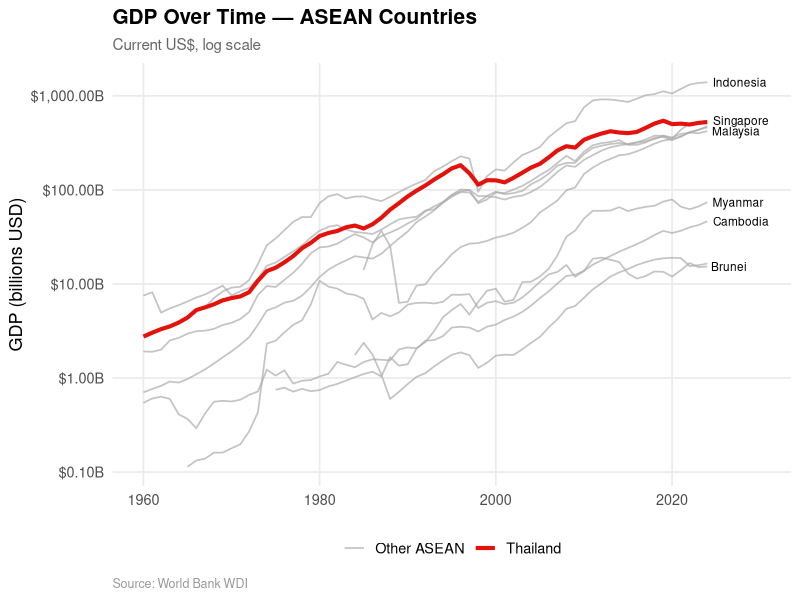
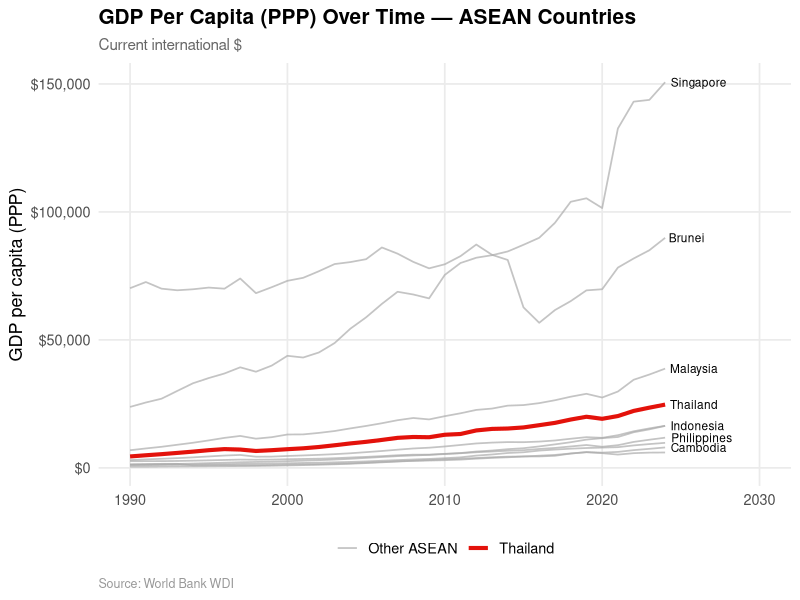
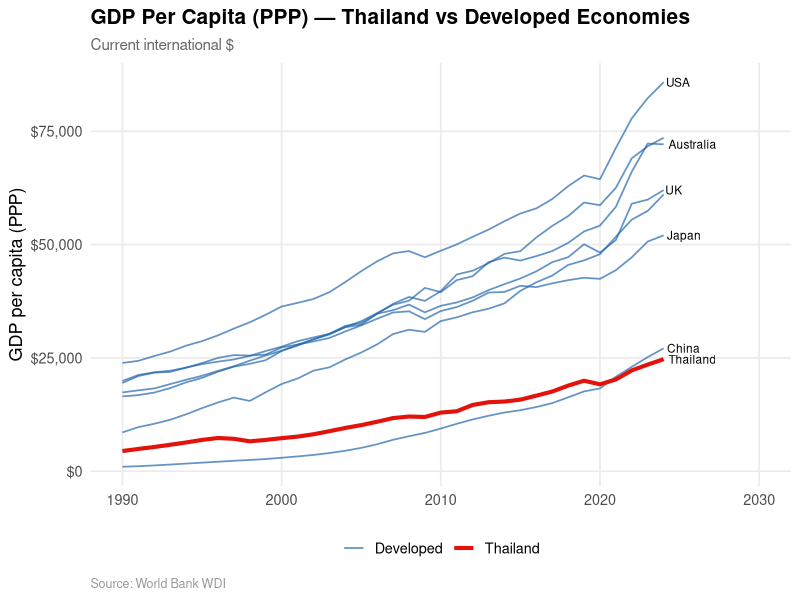
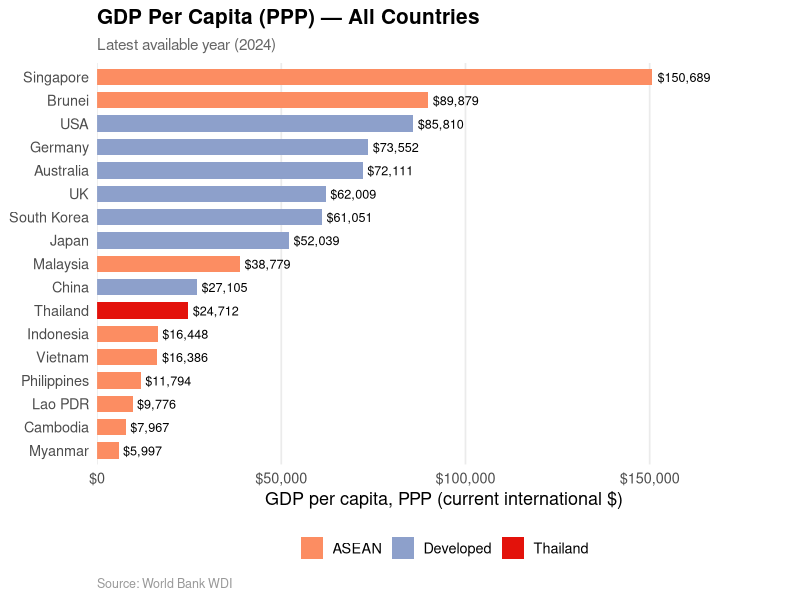
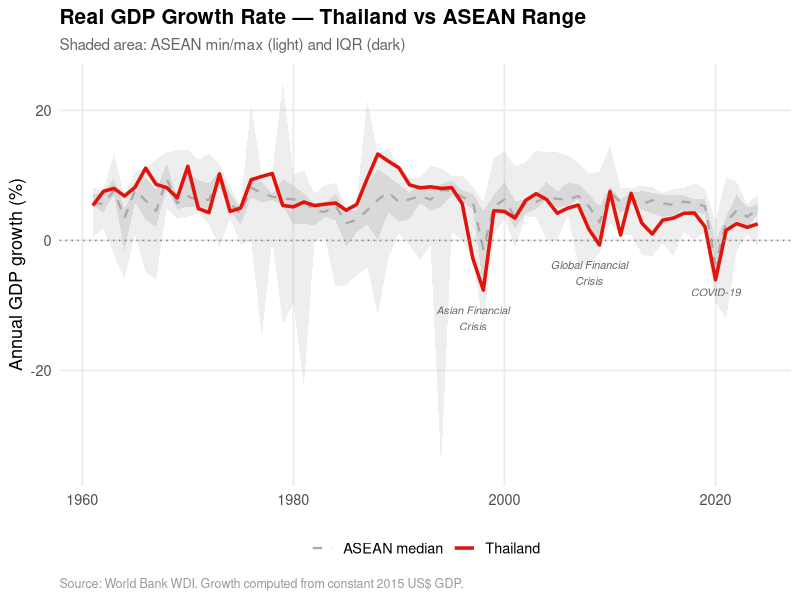
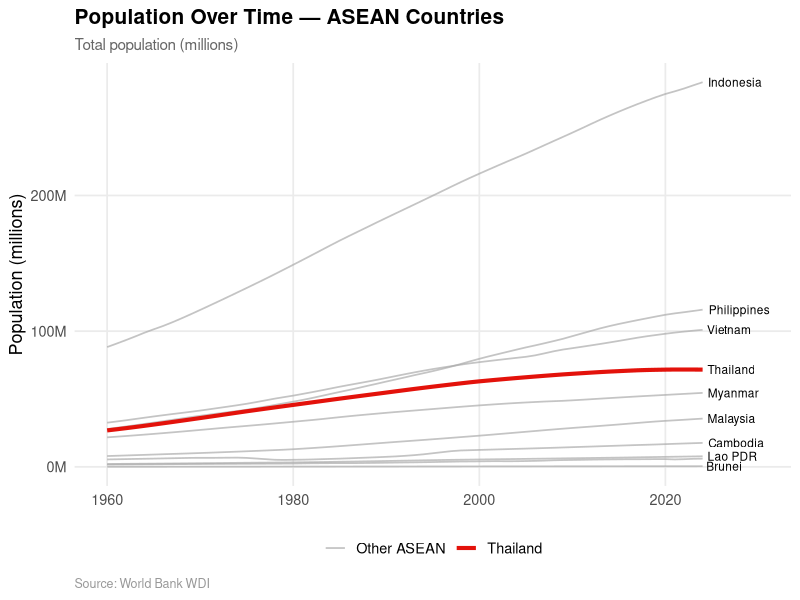
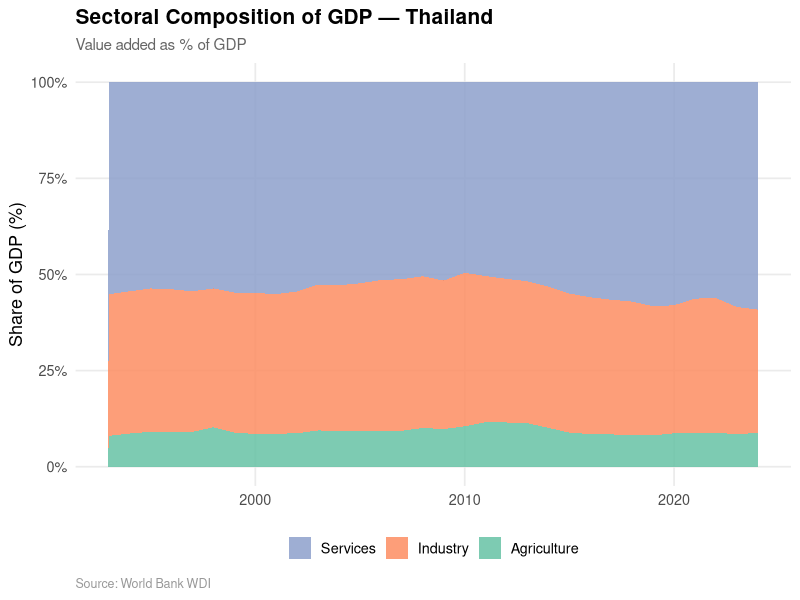
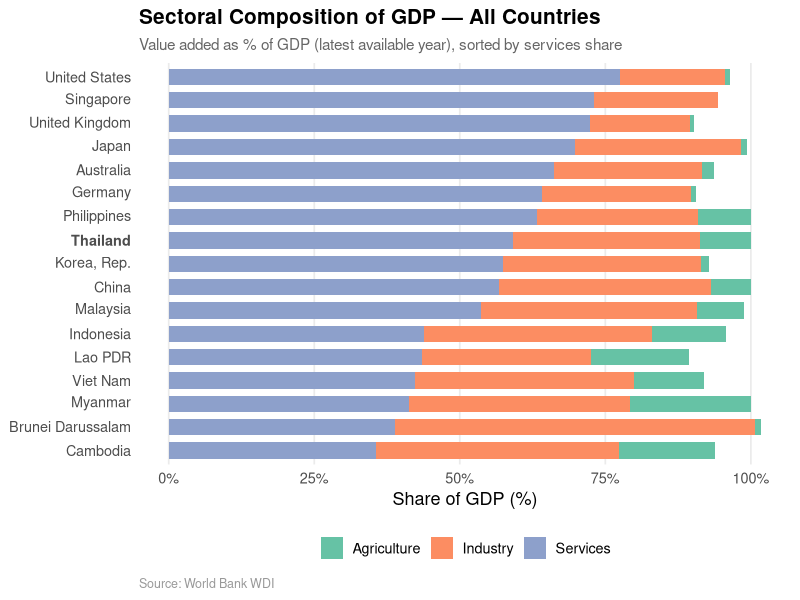

These charts were generated, in order, by the following R code:
###############################################################################
# 02_descriptive_plots.R
# Descriptive plots comparing Thailand to ASEAN peers and developed economies
#
# Reads: data/wb_full_panel.csv, data/wb_sectoral.csv
# Outputs: 8 PNG files in plots/
###############################################################################

# --- 1. Setup ----------------------------------------------------------------

required_packages <- c("tidyverse", "scales")
for (pkg in required_packages) {
  if (!requireNamespace(pkg, quietly = TRUE)) {
    install.packages(pkg, repos = "https://cloud.r-project.org")
  }
}

library(tidyverse)
library(scales)

# --- 2. Load data -------------------------------------------------------------

panel    <- read_csv("data/wb_full_panel.csv", show_col_types = FALSE)
sectoral <- read_csv("data/wb_sectoral.csv", show_col_types = FALSE)

asean <- panel %>% filter(country_group == "ASEAN")
developed <- panel %>% filter(country_group == "Developed")
thailand <- panel %>% filter(iso3c == "THA")

# --- 3. Theme and constants ---------------------------------------------------

thai_red   <- "#E3120B"
grey_other <- "#AAAAAA"
blue_dev   <- "#2166AC"

theme_thai <- theme_minimal(base_size = 13) +
  theme(
    plot.title    = element_text(face = "bold", size = 15),
    plot.subtitle = element_text(color = "grey40", size = 11),
    plot.caption  = element_text(color = "grey60", size = 9, hjust = 0),
    legend.position = "bottom",
    panel.grid.minor = element_blank()
  )

save_plot <- function(p, filename, w = 10, h = 7) {
  ggsave(filename, plot = p, width = w, height = h, dpi = 300, bg = "white")
  cat("  Saved:", filename, "\n")
}

# Short country labels for direct labeling
short_names <- c(
  "THA" = "Thailand", "MYS" = "Malaysia", "IDN" = "Indonesia",
  "PHL" = "Philippines", "VNM" = "Vietnam", "SGP" = "Singapore",
  "KHM" = "Cambodia", "LAO" = "Lao PDR", "MMR" = "Myanmar",
  "BRN" = "Brunei", "USA" = "USA", "JPN" = "Japan",
  "DEU" = "Germany", "GBR" = "UK", "KOR" = "South Korea",
  "AUS" = "Australia", "CHN" = "China"
)

panel    <- panel %>% mutate(short_name = short_names[iso3c])
asean    <- asean %>% mutate(short_name = short_names[iso3c])
developed <- developed %>% mutate(short_name = short_names[iso3c])
thailand <- thailand %>% mutate(short_name = "Thailand")

cat("Generating plots...\n")

# =============================================================================
# PLOT 1: GDP over time — ASEAN countries (log scale)
# =============================================================================

p1_data <- asean %>%
  filter(!is.na(gdp_current_usd)) %>%
  mutate(gdp_billions = gdp_current_usd / 1e9)

# Endpoint labels
p1_labels <- p1_data %>%
  group_by(iso3c) %>%
  slice_max(year, n = 1) %>%
  ungroup()

p1 <- ggplot(p1_data, aes(x = year, y = gdp_billions, group = iso3c)) +
  geom_line(data = p1_data %>% filter(iso3c != "THA"),
            aes(color = "Other ASEAN"), linewidth = 0.6, alpha = 0.7) +
  geom_line(data = p1_data %>% filter(iso3c == "THA"),
            aes(color = "Thailand"), linewidth = 1.4) +
  geom_text(data = p1_labels, aes(label = short_name),
            hjust = -0.1, size = 3, check_overlap = TRUE) +
  scale_y_log10(labels = label_dollar(suffix = "B"),
                breaks = c(0.1, 1, 10, 100, 1000)) +
  scale_color_manual(values = c("Thailand" = thai_red, "Other ASEAN" = grey_other),
                     name = NULL) +
  coord_cartesian(xlim = c(1960, 2030)) +
  labs(
    title    = "GDP Over Time — ASEAN Countries",
    subtitle = "Current US$, log scale",
    x = NULL, y = "GDP (billions USD)",
    caption  = "Source: World Bank WDI"
  ) +
  theme_thai

save_plot(p1, "plots/01_gdp_asean.png")

# =============================================================================
# PLOT 2: GDP per capita (PPP) over time — ASEAN
# =============================================================================

p2_data <- asean %>%
  filter(!is.na(gdp_pc_ppp_current))

p2_labels <- p2_data %>%
  group_by(iso3c) %>%
  slice_max(year, n = 1) %>%
  ungroup()

p2 <- ggplot(p2_data, aes(x = year, y = gdp_pc_ppp_current, group = iso3c)) +
  geom_line(data = p2_data %>% filter(iso3c != "THA"),
            aes(color = "Other ASEAN"), linewidth = 0.6, alpha = 0.7) +
  geom_line(data = p2_data %>% filter(iso3c == "THA"),
            aes(color = "Thailand"), linewidth = 1.4) +
  geom_text(data = p2_labels, aes(label = short_name),
            hjust = -0.1, size = 3, check_overlap = TRUE) +
  scale_y_continuous(labels = label_dollar()) +
  scale_color_manual(values = c("Thailand" = thai_red, "Other ASEAN" = grey_other),
                     name = NULL) +
  coord_cartesian(xlim = c(1990, 2030)) +
  labs(
    title    = "GDP Per Capita (PPP) Over Time — ASEAN Countries",
    subtitle = "Current international $",
    x = NULL, y = "GDP per capita (PPP)",
    caption  = "Source: World Bank WDI"
  ) +
  theme_thai

save_plot(p2, "plots/02_gdp_pc_ppp_asean.png")

# =============================================================================
# PLOT 3: GDP per capita (PPP) — Thailand vs developed economies
# =============================================================================

p3_data <- bind_rows(thailand, developed) %>%
  filter(!is.na(gdp_pc_ppp_current))

p3_labels <- p3_data %>%
  group_by(iso3c) %>%
  slice_max(year, n = 1) %>%
  ungroup()

p3 <- ggplot(p3_data, aes(x = year, y = gdp_pc_ppp_current, group = iso3c)) +
  geom_line(data = p3_data %>% filter(iso3c != "THA"),
            aes(color = "Developed"), linewidth = 0.6, alpha = 0.7) +
  geom_line(data = p3_data %>% filter(iso3c == "THA"),
            aes(color = "Thailand"), linewidth = 1.4) +
  geom_text(data = p3_labels, aes(label = short_name),
            hjust = -0.1, size = 3, check_overlap = TRUE) +
  scale_y_continuous(labels = label_dollar()) +
  scale_color_manual(values = c("Thailand" = thai_red, "Developed" = blue_dev),
                     name = NULL) +
  coord_cartesian(xlim = c(1990, 2030)) +
  labs(
    title    = "GDP Per Capita (PPP) — Thailand vs Developed Economies",
    subtitle = "Current international $",
    x = NULL, y = "GDP per capita (PPP)",
    caption  = "Source: World Bank WDI"
  ) +
  theme_thai

save_plot(p3, "plots/03_gdp_pc_ppp_developed.png")

# =============================================================================
# PLOT 4: GDP per capita (PPP) — latest year bar chart, all countries
# =============================================================================

p4_data <- panel %>%
  filter(!is.na(gdp_pc_ppp_current)) %>%
  group_by(iso3c) %>%
  slice_max(year, n = 1) %>%
  ungroup() %>%
  mutate(
    bar_fill = case_when(
      iso3c == "THA" ~ "Thailand",
      country_group == "ASEAN" ~ "ASEAN",
      TRUE ~ "Developed"
    ),
    short_name = fct_reorder(short_name, gdp_pc_ppp_current)
  )

p4 <- ggplot(p4_data, aes(x = short_name, y = gdp_pc_ppp_current, fill = bar_fill)) +
  geom_col(width = 0.7) +
  geom_text(aes(label = label_dollar()(round(gdp_pc_ppp_current))),
            hjust = -0.1, size = 3.2) +
  scale_fill_manual(
    values = c("Thailand" = thai_red, "ASEAN" = "#FC8D62", "Developed" = "#8DA0CB"),
    name = NULL
  ) +
  scale_y_continuous(labels = label_dollar(), expand = expansion(mult = c(0, 0.25))) +
  coord_flip() +
  labs(
    title    = "GDP Per Capita (PPP) — All Countries",
    subtitle = paste0("Latest available year (", p4_data$year[1], ")"),
    x = NULL, y = "GDP per capita, PPP (current international $)",
    caption  = "Source: World Bank WDI"
  ) +
  theme_thai +
  theme(panel.grid.major.y = element_blank())

save_plot(p4, "plots/04_gdp_pc_ppp_bar.png")

# =============================================================================
# PLOT 5: Real GDP growth rate — Thailand vs ASEAN range
# =============================================================================

asean_growth_band <- asean %>%
  filter(!is.na(gdp_growth_annual)) %>%
  group_by(year) %>%
  summarise(
    median_growth = median(gdp_growth_annual, na.rm = TRUE),
    q25 = quantile(gdp_growth_annual, 0.25, na.rm = TRUE),
    q75 = quantile(gdp_growth_annual, 0.75, na.rm = TRUE),
    min_growth = min(gdp_growth_annual, na.rm = TRUE),
    max_growth = max(gdp_growth_annual, na.rm = TRUE),
    .groups = "drop"
  )

tha_growth <- thailand %>% filter(!is.na(gdp_growth_annual))

# Key crisis years
crises <- tibble(
  year  = c(1997, 2008, 2020),
  label = c("Asian Financial\nCrisis", "Global Financial\nCrisis", "COVID-19"),
  y     = c(-12, -5, -8)
)

p5 <- ggplot() +
  geom_ribbon(data = asean_growth_band,
              aes(x = year, ymin = min_growth, ymax = max_growth),
              fill = grey_other, alpha = 0.2) +
  geom_ribbon(data = asean_growth_band,
              aes(x = year, ymin = q25, ymax = q75),
              fill = grey_other, alpha = 0.3) +
  geom_line(data = asean_growth_band,
            aes(x = year, y = median_growth, linetype = "ASEAN median"),
            color = grey_other, linewidth = 0.8) +
  geom_line(data = tha_growth,
            aes(x = year, y = gdp_growth_annual, linetype = "Thailand"),
            color = thai_red, linewidth = 1.2) +
  geom_hline(yintercept = 0, linetype = "dotted", color = "grey50") +
  geom_text(data = crises, aes(x = year, y = y, label = label),
            size = 2.8, color = "grey40", fontface = "italic") +
  scale_linetype_manual(values = c("Thailand" = "solid", "ASEAN median" = "dashed"),
                        name = NULL) +
  labs(
    title    = "Real GDP Growth Rate — Thailand vs ASEAN Range",
    subtitle = "Shaded area: ASEAN min/max (light) and IQR (dark)",
    x = NULL, y = "Annual GDP growth (%)",
    caption  = "Source: World Bank WDI. Growth computed from constant 2015 US$ GDP."
  ) +
  theme_thai +
  guides(linetype = guide_legend(override.aes = list(
    color = c(grey_other, thai_red), linewidth = c(0.8, 1.2)
  )))

save_plot(p5, "plots/05_gdp_growth.png")

# =============================================================================
# PLOT 6: Population over time — ASEAN countries
# =============================================================================

p6_data <- asean %>%
  filter(!is.na(population)) %>%
  mutate(pop_millions = population / 1e6)

p6_labels <- p6_data %>%
  group_by(iso3c) %>%
  slice_max(year, n = 1) %>%
  ungroup()

p6 <- ggplot(p6_data, aes(x = year, y = pop_millions, group = iso3c)) +
  geom_line(data = p6_data %>% filter(iso3c != "THA"),
            aes(color = "Other ASEAN"), linewidth = 0.6, alpha = 0.7) +
  geom_line(data = p6_data %>% filter(iso3c == "THA"),
            aes(color = "Thailand"), linewidth = 1.4) +
  geom_text(data = p6_labels, aes(label = short_name),
            hjust = -0.1, size = 3, check_overlap = TRUE) +
  scale_y_continuous(labels = label_comma(suffix = "M")) +
  scale_color_manual(values = c("Thailand" = thai_red, "Other ASEAN" = grey_other),
                     name = NULL) +
  coord_cartesian(xlim = c(1960, 2030)) +
  labs(
    title    = "Population Over Time — ASEAN Countries",
    subtitle = "Total population (millions)",
    x = NULL, y = "Population (millions)",
    caption  = "Source: World Bank WDI"
  ) +
  theme_thai

save_plot(p6, "plots/06_population_asean.png")

# =============================================================================
# PLOT 7: Sectoral composition — Thailand over time (stacked area)
# =============================================================================

# Only keep years where all 3 main sectors have data (services starts ~1990)
tha_complete_years <- sectoral %>%
  filter(iso3c == "THA", sector != "Manufacturing") %>%
  group_by(year) %>%
  filter(all(!is.na(pct_of_gdp))) %>%
  ungroup()

p7_data <- tha_complete_years

# Order sectors logically
p7_data <- p7_data %>%
  mutate(sector = factor(sector, levels = c("Services", "Industry", "Agriculture")))

p7 <- ggplot(p7_data, aes(x = year, y = pct_of_gdp, fill = sector)) +
  geom_area(alpha = 0.85) +
  scale_fill_manual(
    values = c("Agriculture" = "#66C2A5", "Industry" = "#FC8D62", "Services" = "#8DA0CB"),
    name = NULL
  ) +
  scale_y_continuous(labels = label_percent(scale = 1)) +
  labs(
    title    = "Sectoral Composition of GDP — Thailand",
    subtitle = "Value added as % of GDP",
    x = NULL, y = "Share of GDP (%)",
    caption  = "Source: World Bank WDI"
  ) +
  theme_thai

save_plot(p7, "plots/07_sectoral_thailand.png")

# =============================================================================
# PLOT 8: Sectoral composition — cross-country comparison (latest year)
# =============================================================================

p8_data <- sectoral %>%
  filter(sector != "Manufacturing", !is.na(pct_of_gdp)) %>%
  group_by(iso3c, sector) %>%
  slice_max(year, n = 1) %>%
  ungroup()

# Sort countries by services share
services_order <- p8_data %>%
  filter(sector == "Services") %>%
  arrange(pct_of_gdp) %>%
  pull(country)

p8_data <- p8_data %>%
  mutate(
    country = factor(country, levels = services_order),
    sector  = factor(sector, levels = c("Agriculture", "Industry", "Services")),
    is_tha  = iso3c == "THA"
  )

p8 <- ggplot(p8_data, aes(x = country, y = pct_of_gdp, fill = sector)) +
  geom_col(width = 0.7) +
  # Bold label for Thailand
  scale_x_discrete(labels = function(x) ifelse(x == "Thailand",
    expression(bold("Thailand")), x)) +
  scale_fill_manual(
    values = c("Agriculture" = "#66C2A5", "Industry" = "#FC8D62", "Services" = "#8DA0CB"),
    name = NULL
  ) +
  scale_y_continuous(labels = label_percent(scale = 1)) +
  coord_flip() +
  labs(
    title    = "Sectoral Composition of GDP — All Countries",
    subtitle = "Value added as % of GDP (latest available year), sorted by services share",
    x = NULL, y = "Share of GDP (%)",
    caption  = "Source: World Bank WDI"
  ) +
  theme_thai +
  theme(panel.grid.major.y = element_blank())

save_plot(p8, "plots/08_sectoral_comparison.png")

cat("\nAll plots generated.\n")
